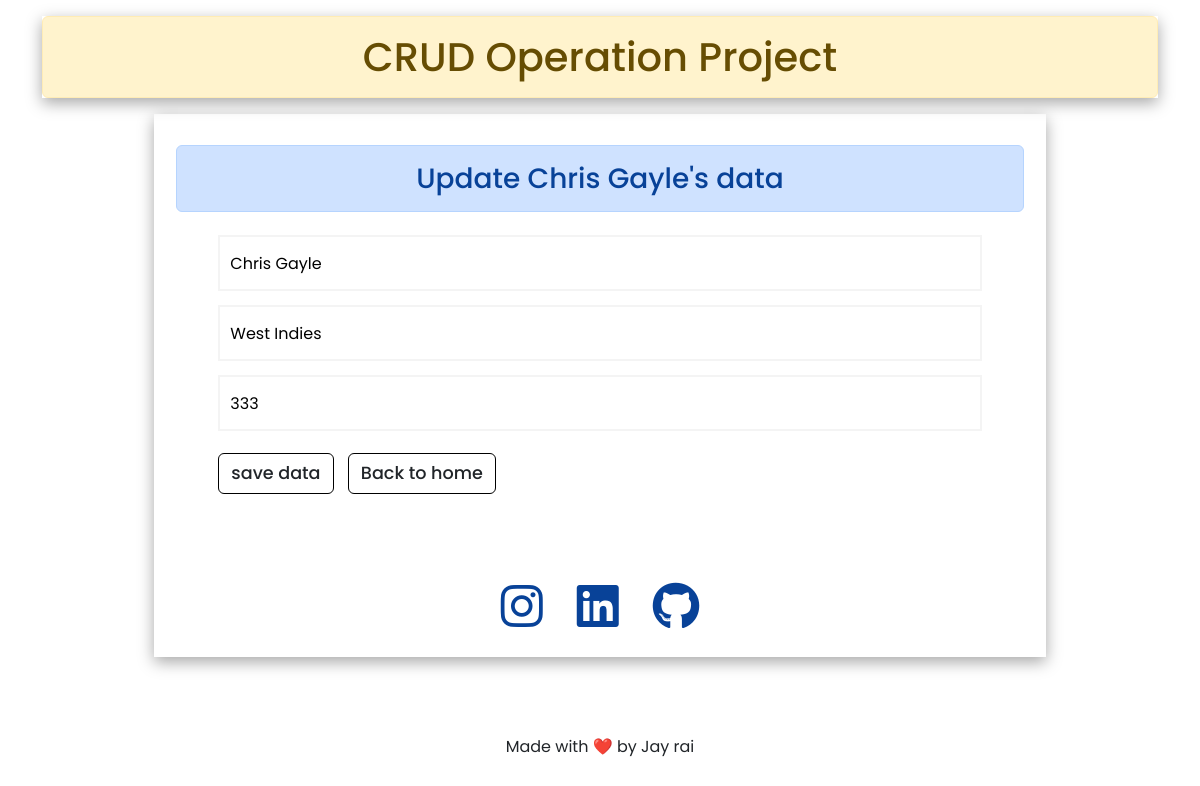
Screenshot of /update/29/ with the database file from the repository.
### databook/models.py (models this page shows)
class Cricketer(models.Model):
    name = models.CharField(max_length=100)
    country = models.CharField(max_length=100)
    jersey_no = models.IntegerField()

### databook/views.py (the view)
# urls.py: path('update/<int:id>/',views.update_data,name='update'),
def update_data(request,id):
    if request.method == 'POST':
        get_data = Cricketer.objects.get(pk=id)
        fetched_name = request.POST['name']
        fetched_country = request.POST['origin-country']
        fetched_jersey_no = request.POST['jersey-no']
        get_data.name = fetched_name
        get_data.country = fetched_country
        get_data.jersey_no = fetched_jersey_no
        get_data.save()
        return HttpResponseRedirect('/')
    else:
        get_data = Cricketer.objects.get(pk=id)
        return render(request,'databook/update.html',{'data':get_data})

### databook/templates/databook/update.html (shortened to what this page needs)
{% extends 'databook/base.html' %}
{% load static %}
{% block css %}
{{block.super}}
<link rel="stylesheet" href="{% static 'databook/css/update.css' %}">
{% endblock css %}
{% block content %}
<div class="update-content">
    <h3 class="secondary-heading alert alert-primary text-center">Update {{data.name}}'s data</h3>
<form method="post">
    <input type="text" name="name" id="name" placeholder="Enter Cricketer's name" value="{{data.name}}">
    <input type="text" name="origin-country" id="origin-country" placeholder="Enter Cricketer's origin country" value="{{data.country}}">
    <input type="number" name="jersey-no" id="jersey-no" placeholder="Enter jersey number" value="{{data.jersey_no}}">
    <div class="actions">
        <button class="btn btn-add btn-save" type="submit">save data</button>
        <a href="{% url 'home' %}" class="btn btn-add btn-home">Back to home</a>
    </div>
</form>
<div class="social-logos">
    <div class="insta logo">
        <a href="https://www.instagram.com/jayrai_official/?igshid=YmMyMTA2M2Y%3D" target="_blank">
            <i class="fa-brands fa-instagram fa-3x"></i>
        </a>
    </div>
    <div class="linkedin logo">
        <a href="https://www.linkedin.com/in/jay-rai-150b86249/" target="_blank">
            <i class="fa-brands fa-linkedin fa-3x"></i>
        </a>
    </div>
    <div class="github logo">
        <a href="https://github.com/jayrai-official" target="_blank">
            <i class="fa-brands fa-github fa-3x"></i>
        </a>
    </div>
</div>
</div>
{% endblock content %}

### databook/static/databook/css/base.css (style rules this page uses)
* { margin: 0; padding: 0; font-family: 'Poppins', sans-serif; }

### databook/static/databook/css/update.css (style rules this page uses)
.update-content { width: 80%; margin: auto; padding: 2%; box-shadow: rgba(0, 0, 0, 0.35) 0px 5px 15px; }
.secondary-heading { margin-top: 1%; }
form { display: flex; flex-direction: column; width: 90%; margin: auto; }
form input { height: 7vh; margin: 7px 0; border: 2px solid #f4f4f4; padding-left: 10px; }
.btn-add { border: 1px solid black; font-weight: 500; margin-top: 20px; margin: 15px auto 0 auto; font-size: 1.1rem; margin-right: 10px; }
.social-logos { display: flex; align-items: center; justify-content: center; height: 7vh; margin-top: 10%; }
.social-logos .logo { margin: 0 2%; }
.social-logos .logo a { color: #084298; }

### rows the page displays
Cricketer: name "Chris Gayle", origin-country "West Indies", jersey-no "333"
